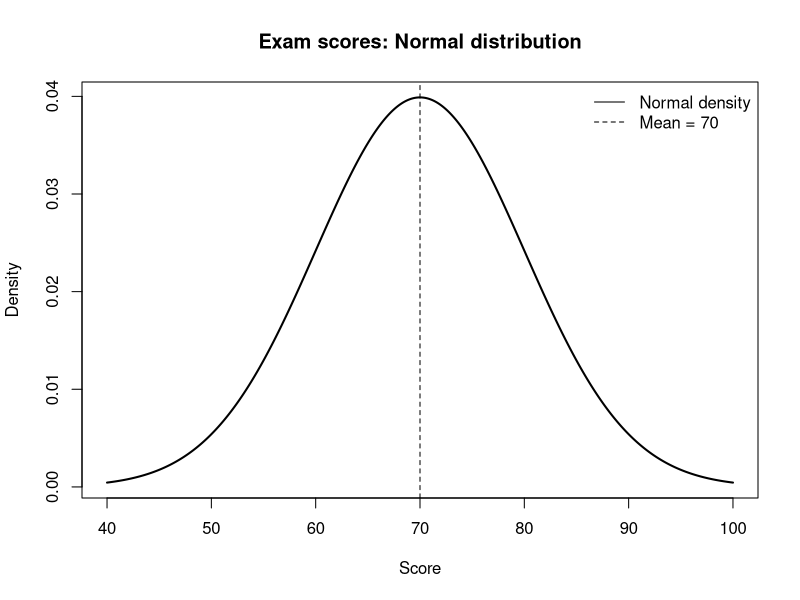

Write R code to recreate this figure.
# 통계학입문 과제 1 — 정규분포 (R 학생용)
# 이름: 우지윤  학번: 2026191003
# 목표: 정규분포의 표준화, 확률, 분위수, 확률밀도 그래프를 계산함
# 별도의 패키지 설치 없이 base R만 사용함

# [상황] 시험 점수 X는 평균 70점, 표준편차 10점의 정규분포를 따름
# X ~ N(70, 10^2)

# 문제 1. 평균과 표준편차를 저장할 것
mu <- 70       # TODO: 70으로 수정
sigma <- 10    # TODO: 10으로 수정

# 문제 2. 85점의 Z-score를 계산할 것
score <- 85
z_score <- (score - mu) / sigma  # TODO: (score - mu) / sigma

# 문제 3. P(X >= 80)을 계산할 것
# pnorm(x, mean=..., sd=...)는 P(X <= x)를 반환함
# lower.tail=FALSE를 지정하면 오른쪽 꼬리확률을 반환함
p_above_80 <- pnorm(80, mean=mu, sd=sigma, lower.tail=FALSE)  # TODO: pnorm(..., lower.tail=FALSE)

# 문제 4. P(60 <= X <= 80)을 계산할 것
p_60_to_80 <- pnorm(80, mean=mu, sd=sigma, lower.tail=TRUE) - pnorm(60, mean=mu, sd=sigma, lower.tail=TRUE)   # TODO: 두 누적확률의 차이

# 문제 5. 상위 5% 경계 점수(95백분위수)를 구할 것
# qnorm(확률, mean=..., sd=...)는 분위수를 반환함
cutoff_top_5 <- qnorm(0.95, mean=mu, sd=sigma)  # TODO

cat('2. Z-score:', z_score, '\n')
cat('3. P(X >= 80):', p_above_80, '\n')
cat('4. P(60 <= X <= 80):', p_60_to_80, '\n')
cat('5. 상위 5% 기준점:', cutoff_top_5, '\n')

# 문제 6. 정규분포 확률밀도 그래프를 작성할 것
# seq(40, 100, length.out=400)는 일정 간격으로 400개 점을 생성함
# dnorm(x, mean=..., sd=...)는 확률밀도를 반환함
if (!is.na(mu) && !is.na(sigma)) {
  x <- seq(40, 100, length.out=400)
  y <- dnorm(x, mean=mu, sd=sigma)  # TODO: dnorm(...) 사용
  if (!all(is.na(y))) {
    plot(x, y, type='l', lwd=2, main='Exam scores: Normal distribution',
         xlab='Score', ylab='Density')
    abline(v=mu, lty=2)
    legend('topright', legend=c('Normal density', 'Mean = 70'),
           lty=c(1, 2), bty='n')
  }
}

# [서술] 결과를 2~3문장으로 해석할 것
# 답: 시험 점수는 평균 70점, 표준편차 10점의 정규분포를 따르며, 85점의 Z-score는 1.5로 평균보다 1.5표준편차 높은 점수이다.
# 80점 이상 받을 확률은 약 15.87%, 60점부터 80점 사이의 확률은 약 68.27%이다.
# 상위 5%에 해당하는 점수는 약 86.45점이다.
